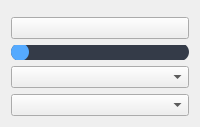
                   <widget class="QWidget" name="laser1_tab">
                    <attribute name="title">
                     <string>Laser 1</string>
                    </attribute>
                    <layout class="QVBoxLayout" name="verticalLayout_9">
                     <item>
                      <widget class="QFrame" name="circularProgressBar_Main">
                       <property name="maximumSize">
                        <size>
                         <width>16777215</width>
                         <height>232</height>
                        </size>
                       </property>
                       <property name="styleSheet">
                        <string notr="true">background-color: none;</string>
                       </property>
                       <property name="frameShape">
                        <enum>QFrame::NoFrame</enum>
                       </property>
                       <property name="frameShadow">
                        <enum>QFrame::Raised</enum>
                       </property>
                       <widget class="QFrame" name="circularProgressCPU">
                        <property name="geometry">
                         <rect>
                          <x>10</x>
                          <y>10</y>
                          <width>220</width>
                          <height>220</height>
                         </rect>
                        </property>
                        <property name="styleSheet">
                         <string notr="true">QFrame{
	border-radius: 110px;	
	background-color: qconicalgradient(cx:0.5, cy:0.5, angle:90, stop:0.400 rgba(85, 170, 255, 255), stop:0.395 rgba(255, 255, 255, 0));
}</string>
                        </property>
                        <property name="frameShape">
                         <enum>QFrame::StyledPanel</enum>
                        </property>
                        <property name="frameShadow">
                         <enum>QFrame::Raised</enum>
                        </property>
                       </widget>
                       <widget class="QFrame" name="circularBg">
                        <property name="geometry">
                         <rect>
                          <x>10</x>
                          <y>10</y>
                          <width>220</width>
                          <height>220</height>
                         </rect>
                        </property>
                        <property name="styleSheet">
                         <string notr="true">QFrame{
	border-radius: 110px;	
	background-color: rgba(85, 85, 127, 100);
}</string>
                        </property>
                        <property name="frameShape">
                         <enum>QFrame::StyledPanel</enum>
                        </property>
                        <property name="frameShadow">
                         <enum>QFrame::Raised</enum>
                        </property>
                       </widget>
                       <widget class="QFrame" name="circularContainer">
                        <property name="geometry">
                         <rect>
                          <x>25</x>
                          <y>25</y>
                          <width>190</width>
                          <height>190</height>
                         </rect>
                        </property>
                        <property name="baseSize">
                         <size>
                          <width>0</width>
                          <height>0</height>
                         </size>
                        </property>
                        <property name="styleSheet">
                         <string notr="true">QFrame{
	border-radius: 95px;	
	background-color: rgb(58, 58, 102);
}</string>
                        </property>
                        <property name="frameShape">
                         <enum>QFrame::StyledPanel</enum>
                        </property>
                        <property name="frameShadow">
                         <enum>QFrame::Raised</enum>
                        </property>
                        <widget class="QWidget" name="layoutWidget">
                         <property name="geometry">
                          <rect>
                           <x>10</x>
                           <y>40</y>
                           <width>171</width>
                           <height>142</height>
                          </rect>
                         </property>
                         <layout class="QGridLayout" name="infoLayout">
                          <item row="0" column="0">
                           <widget class="QLabel" name="wavelengthInfo">
                            <property name="font">
                             <font>
                              <family>Segoe UI</family>
                              <pointsize>10</pointsize>
                             </font>
                            </property>
                            <property name="styleSheet">
                             <string notr="true">color: #FFFFFF; background-color: none;</string>
                            </property>
                            <property name="text">
                             <string>&lt;html&gt;&lt;head/&gt;&lt;body&gt;&lt;p&gt;WaveLength = 455mm&lt;br/&gt;&lt;/p&gt;&lt;/body&gt;&lt;/html&gt;</string>
                            </property>
                            <property name="alignment">
                             <set>Qt::AlignCenter</set>
                            </property>
                           </widget>
                          </item>
                          <item row="1" column="0">
                           <widget class="QLabel" name="laser1_percentage">
                            <property name="font">
                             <font>
                              <family>Roboto Thin</family>
                              <pointsize>30</pointsize>
                             </font>
                            </property>
                            <property name="styleSheet">
                             <string notr="true">color: rgb(115, 185, 255); padding: 0px; background-color: none;</string>
                            </property>
                            <property name="text">
                             <string>&lt;p align=&quot;center&quot;&gt;&lt;span style=&quot; font-size:50pt;&quot;&gt;60&lt;/span&gt;&lt;span style=&quot; font-size:40pt; vertical-align:super;&quot;&gt;%&lt;/span&gt;&lt;/p&gt;</string>
                            </property>
                            <property name="alignment">
                             <set>Qt::AlignCenter</set>
                            </property>
                            <property name="indent">
                             <number>-1</number>
                            </property>
                           </widget>
                          </item>
                          <item row="2" column="0">
                           <widget class="QLabel" name="laser1_temp">
                            <property name="font">
                             <font>
                              <family>Segoe UI</family>
                              <pointsize>8</pointsize>
                             </font>
                            </property>
                            <property name="styleSheet">
                             <string notr="true">color: rgb(148, 148, 216); background-color: none;</string>
                            </property>
                            <property name="text">
                             <string>&lt;html&gt;&lt;head/&gt;&lt;body&gt;&lt;p&gt;TEMP: &lt;span style=&quot; color:#ffffff;&quot;&gt;40º&lt;/span&gt;&lt;/p&gt;&lt;/body&gt;&lt;/html&gt;</string>
                            </property>
                            <property name="alignment">
                             <set>Qt::AlignCenter</set>
                            </property>
                           </widget>
                          </item>
                         </layout>
                        </widget>
                       </widget>
                       <zorder>circularBg</zorder>
                       <zorder>circularProgressCPU</zorder>
                       <zorder>circularContainer</zorder>
                      </widget>
                     </item>
                     <item>
                      <widget class="QPushButton" name="laser1_powerButton">
                       <property name="text">
                        <string/>
                       </property>
                      </widget>
                     </item>
                     <item>
                      <widget class="QSlider" name="laser1_slider">
                       <property name="styleSheet">
                        <string notr="true">/* SLIDERS */
QSlider::groove:horizontal {
    border-radius: 9px;
    height: 18px;
	margin: 0px;
	background-color: rgb(52, 59, 72);
}
QSlider::groove:horizontal:hover {
	background-color: rgb(55, 62, 76);
}
QSlider::handle:horizontal {
    background-color: rgb(85, 170, 255);
    border: none;
    height: 18px;
    width: 18px;
    margin: 0px;
	border-radius: 9px;
}
QSlider::handle:horizontal:hover {
    background-color: rgb(105, 180, 255);
}
QSlider::handle:horizontal:pressed {
    background-color: rgb(65, 130, 195);
}</string>
                       </property>
                       <property name="maximum">
                        <number>100</number>
                       </property>
                       <property name="orientation">
                        <enum>Qt::Horizontal</enum>
                       </property>
                      </widget>
                     </item>
                     <item>
                      <widget class="QComboBox" name="comboBox_7"/>
                     </item>
                     <item>
                      <widget class="QComboBox" name="comboBox_6"/>
                     </item>
                    </layout>
                   </widget>
